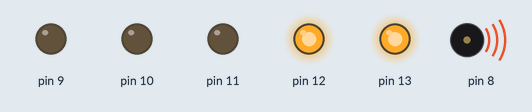
A sketch run on a simulated Arduino Uno, built with avr-gcc and run on an emulated ATmega328P. Shown: output pins drawn as LEDs (lit = HIGH), buzzer (waves = sounding).

Above: at 0.51 s.
At 2.4 s:
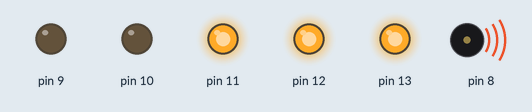
At 3.9 s:
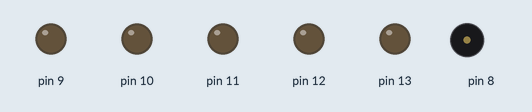
At 11.7 s:
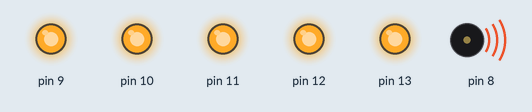
At 21.1 s:
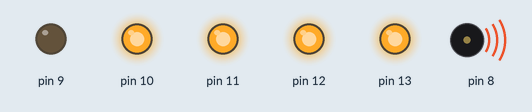
At 36.37 s:
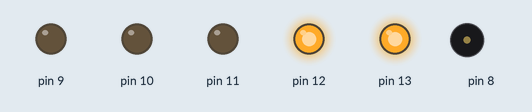
Timing chart, 0 to 40.0 s (numbered marks = the images above):
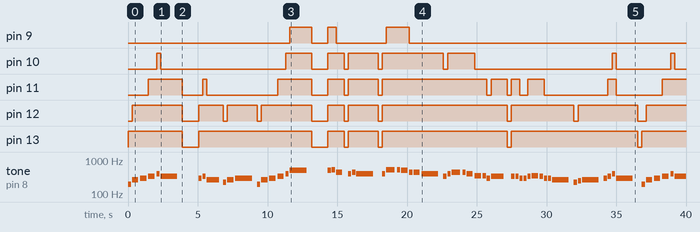

The sketch:

eyes.ino
```cpp
// (licence header left out)
#include "pitches.h"

#define  REST 0

// Notes of the melody (0 marks a rest)
// Played in the key of C Major (no sharps or flats)
int notes[] = {
  // Whenever sang my songs
  NOTE_G3, NOTE_C4, NOTE_D4, NOTE_E4, NOTE_G4, NOTE_E4, REST,
  // On the stage, on my own
  NOTE_D4, NOTE_E4, NOTE_C4, NOTE_A3, NOTE_C4, NOTE_D4,
  // Whenever said my words
  NOTE_G3, NOTE_C4, NOTE_D4, NOTE_E4, NOTE_G4, NOTE_B4, REST,
  // Wishing they would be heard
  NOTE_B4, NOTE_C5, NOTE_A4, REST,    NOTE_G4, NOTE_A4, NOTE_G4, REST,
  // I saw you smiling at me
  NOTE_G4, NOTE_C5, NOTE_C5, NOTE_B4, NOTE_A4, NOTE_A4, NOTE_G4,
  // Was it real, or just my fantasy
  NOTE_E4, NOTE_G4, NOTE_A4, NOTE_A4, NOTE_G4, NOTE_F4, NOTE_F4, NOTE_D4, NOTE_E4, REST,
  // You'd always be there in the corner
  NOTE_E4, NOTE_E4, NOTE_D4, NOTE_D4, NOTE_E4, NOTE_F4, NOTE_E4, NOTE_D4, NOTE_D4, NOTE_C4,
  // Of this tiny little bar
  NOTE_A3, NOTE_B3, NOTE_C4, NOTE_D4, NOTE_E4, NOTE_G4, NOTE_D4, REST,
  // My last night here for you
  NOTE_G3, NOTE_C4, NOTE_D4, NOTE_E4, NOTE_G4, NOTE_E4, REST,
  // Same old songs, just once more
  NOTE_D4, NOTE_E4, NOTE_C4, NOTE_A3, NOTE_C4, NOTE_D4,
  // My last night here with you?
  NOTE_G3, NOTE_C4, NOTE_D4, NOTE_E4, NOTE_G4, NOTE_B4, REST,
  // Maybe yes, maybe no
  NOTE_B4, NOTE_C5, NOTE_A4, 0,       NOTE_G4, NOTE_A4, NOTE_G4, REST,
  // I king of liked it your way
  NOTE_G4, NOTE_C5, NOTE_C5, NOTE_B4, NOTE_A4, NOTE_A4, NOTE_G4,
  // How you shyly placed your eyes on me
  NOTE_E4, NOTE_G4, NOTE_A4, NOTE_A4, NOTE_G4, NOTE_F4, NOTE_C4, NOTE_E4, NOTE_D4, REST,
  // Oh, did you ever know?
  NOTE_G3, NOTE_C4, NOTE_D4, NOTE_E4, NOTE_F4, NOTE_G4, REST,
  // That I had mine on you
  NOTE_G4, NOTE_F4, NOTE_C4, NOTE_E4, NOTE_D4, NOTE_C4, NOTE_C4, REST, REST,
  // Darling, so there you are
  NOTE_C4, NOTE_E4, NOTE_G4, NOTE_B4, NOTE_A4, NOTE_A4, REST,
  // With that look on your face
  NOTE_A4, NOTE_B4, NOTE_C5, NOTE_A4, NOTE_G4, NOTE_G4, REST,
  // As if you're never hurt
  NOTE_E4, NOTE_E4, NOTE_F4, NOTE_G4, NOTE_F4, NOTE_F4, REST,
  // As if you're never down
  NOTE_F4, NOTE_G4, NOTE_A4, NOTE_A4, NOTE_G4, NOTE_G4, REST,
  // Shall I be the one for you
  NOTE_C4, NOTE_C4, NOTE_E4, NOTE_G4, NOTE_B4, NOTE_A4, NOTE_A4, REST,
  // Who pinches you softly, but sure
  NOTE_F4, NOTE_A4, NOTE_B4, NOTE_C5, NOTE_B4, NOTE_G4, NOTE_B4, NOTE_A4, REST,
  // If frown is shown then
  NOTE_G4, NOTE_G4, NOTE_F4, NOTE_C5, NOTE_F4, NOTE_F4,
  // I will know that you are no dreamer
  NOTE_C4, NOTE_D4, NOTE_E4, NOTE_E4, NOTE_D4, NOTE_C4, NOTE_B3, NOTE_D4, NOTE_C4, NOTE_C4
};

// Int sucks for dotted notes since they can't be represented by a nice
// whole number. Rather than rewrite everything to use float or additive time
// (melody is based on division) I decided to just double everything.
// This means:
// *  2 = whole note
// *  4 = half note
// *  8 = quarter note
// * 16 = eighth note
// * 32 = sixteenth note
// Lazy, but it allows us to represent a dotted quarter note as 6.
int beats[] = {
  16,  8,  8,  8, 16,  3,  4,
  16, 16,  4, 16,  8,  3,
  16,  8,  8,  8, 16,  3,  4,
  16, 16,  8, 16, 16, 16,  3, 16,
  16,  6, 16,  8, 16,  8,  3,
  16, 16,  6, 16,  8,  8, 16, 16,  4, 16,
  16, 16, 16, 16, 16,  8, 16, 16, 16,  3,
  16, 16,  3, 16, 16, 16,  3, 16,
  16,  8,  8,  8, 16,  3,  4,
  16, 16,  4, 16,  8,  3,
  16,  8,  8,  8, 16,  3,  4,
  16, 16,  8, 16, 16, 16,  3, 16,
  16,  6, 16, 12, 12,  8,  3,
  16, 16,  6, 16, 16, 16, 16,  8,  3, 16,
  16,  8,  6, 16, 16,  3, 16,
  16, 16, 16,  3, 16, 16,  3,  8,  4,
  12, 12, 16,  6, 16,  4,  4,
  12, 12, 16,  8, 12,  3,  6,
  16, 16, 16,  6, 16,  4,  4,
  12, 12, 16,  8, 16,  3,  6,
  16, 12, 12, 16,  6, 16,  4,  6,
  16, 12, 12, 16,  8,  4,  8,  3, 16,
  16, 16, 16, 16, 16,  6,
  32, 32,  6,  8, 16, 16, 16,  3, 16,  2
};

// Turn on LED pairs based on pitch so we have something like a 10-light
// colorful visualizer.
void setLights(int light) {
  if(light > 150) digitalWrite(13, HIGH);
  if(light > 225) digitalWrite(12, HIGH);
  if(light > 300) digitalWrite(11, HIGH);
  if(light > 375) digitalWrite(10, HIGH);
  if(light > 450) digitalWrite( 9, HIGH);
}

// Return all LED pairs to off. This is called after each note.
void clearLights() {
  digitalWrite( 9, LOW);
  digitalWrite(10, LOW);
  digitalWrite(11, LOW);
  digitalWrite(12, LOW);
  digitalWrite(13, LOW);
}

void setup() {
  // Set Arduino pins 9-13 for on/off output
  pinMode( 9, OUTPUT);
  pinMode(10, OUTPUT);
  pinMode(11, OUTPUT);
  pinMode(12, OUTPUT);
  pinMode(13, OUTPUT);

  // Step through the notes of the melody:
  for (int i=0; i<185; i++) {

    // 1800 seemed quite close to the tempo, so doubled this gets us a
    // base duration of 3600
    int duration = 3600/beats[i];

    // Play the note and turn on the lights
    tone(8, notes[i], duration);
    setLights(notes[i]);

    // Pause long enough that repeat hits of the same note will be distinguishable.
    int pause = duration * 1.30;
    delay(pause);

    // Clear the speaker state and all LEDs.
    noTone(8);
    clearLights();

  }
}

// Unused, but required
void loop() {

}
```

pitches.h
```cpp
/*************************************************
 * Public Constants
 *************************************************/

#define NOTE_B0  31
#define NOTE_C1  33
#define NOTE_CS1 35
#define NOTE_D1  37
#define NOTE_DS1 39
#define NOTE_E1  41
#define NOTE_F1  44
#define NOTE_FS1 46
#define NOTE_G1  49
#define NOTE_GS1 52
#define NOTE_A1  55
#define NOTE_AS1 58
#define NOTE_B1  62
#define NOTE_C2  65
#define NOTE_CS2 69
#define NOTE_D2  73
#define NOTE_DS2 78
#define NOTE_E2  82
#define NOTE_F2  87
#define NOTE_FS2 93
#define NOTE_G2  98
#define NOTE_GS2 104
#define NOTE_A2  110
#define NOTE_AS2 117
#define NOTE_B2  123
#define NOTE_C3  131
#define NOTE_CS3 139
#define NOTE_D3  147
#define NOTE_DS3 156
#define NOTE_E3  165
#define NOTE_F3  175
#define NOTE_FS3 185
#define NOTE_G3  196
#define NOTE_GS3 208
#define NOTE_A3  220
#define NOTE_AS3 233
#define NOTE_B3  247
#define NOTE_C4  262
#define NOTE_CS4 277
#define NOTE_D4  294
#define NOTE_DS4 311
#define NOTE_E4  330
#define NOTE_F4  349
#define NOTE_FS4 370
#define NOTE_G4  392
#define NOTE_GS4 415
#define NOTE_A4  440
#define NOTE_AS4 466
#define NOTE_B4  494
#define NOTE_C5  523
#define NOTE_CS5 554
#define NOTE_D5  587
#define NOTE_DS5 622
#define NOTE_E5  659
#define NOTE_F5  698
#define NOTE_FS5 740
#define NOTE_G5  784
#define NOTE_GS5 831
#define NOTE_A5  880
#define NOTE_AS5 932
#define NOTE_B5  988
#define NOTE_C6  1047
#define NOTE_CS6 1109
#define NOTE_D6  1175
#define NOTE_DS6 1245
#define NOTE_E6  1319
#define NOTE_F6  1397
#define NOTE_FS6 1480
#define NOTE_G6  1568
#define NOTE_GS6 1661
#define NOTE_A6  1760
#define NOTE_AS6 1865
#define NOTE_B6  1976
#define NOTE_C7  2093
#define NOTE_CS7 2217
#define NOTE_D7  2349
#define NOTE_DS7 2489
#define NOTE_E7  2637
#define NOTE_F7  2794
#define NOTE_FS7 2960
#define NOTE_G7  3136
#define NOTE_GS7 3322
#define NOTE_A7  3520
#define NOTE_AS7 3729
#define NOTE_B7  3951
#define NOTE_C8  4186
#define NOTE_CS8 4435
#define NOTE_D8  4699
#define NOTE_DS8 4978
```

Measured:
- by itself, pin 9: goes HIGH 1.6 s, LOW 1.2 s, HIGH 0.58 s, LOW 3.6 s, HIGH 1.7 s, then LOW
- by itself, pin 10: LOW → HIGH at 2.0 s, → LOW 0.29 s later, → HIGH 9.0 s later, → LOW 1.9 s later, … (16 changes in this stretch)
- by itself, pin 11: LOW → HIGH at 1.5 s, → LOW 2.4 s later, → HIGH 1.5 s later, → LOW 0.29 s later, … (21 changes in this stretch)
- by itself, pin 12: LOW → HIGH at 0.29 s, → LOW 3.6 s later, → HIGH 1.2 s later, → LOW 1.8 s later, … (19 changes in this stretch)
- by itself, pin 13: LOW → HIGH at 0.00 s, → LOW 3.9 s later, → HIGH 1.2 s later, → LOW 8.1 s later, … (13 changes in this stretch)
- by itself, tone on pin 8: plays 196 Hz for 0.23 s, 262 Hz for 0.45 s, 294 Hz for 0.45 s, 330 Hz for 0.45 s, 392 Hz for 0.23 s, 330 Hz for 1.2 s … (63 notes in this stretch)
